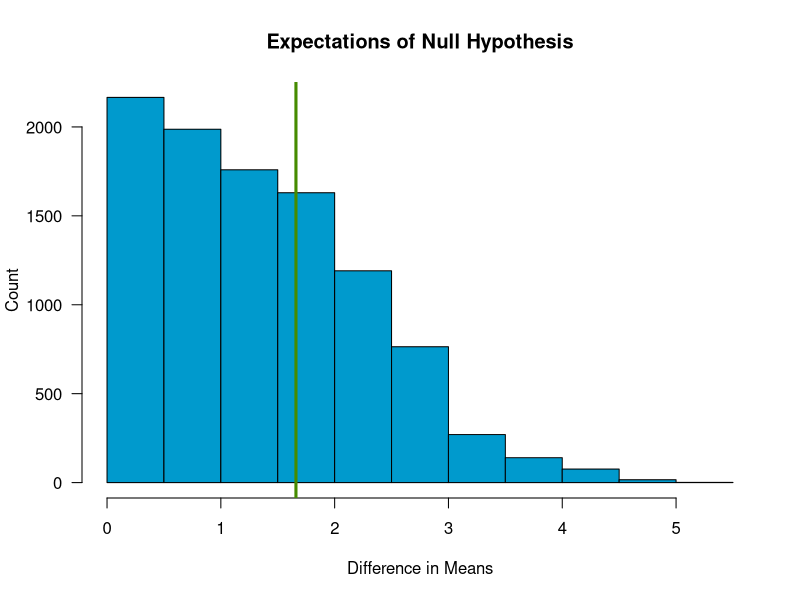

Reproduce this figure in R.
#------------------------------------------------------------------------------#
# Assignment: Constructing a Test of the Null HW                               #
# Author: Dylan Oh                                                             #
# Date Created: 28 February 2018                                               #
#------------------------------------------------------------------------------#

# Importing data
data <- read.csv('student_data_cleaned.csv')

#------------------------------------------------------------------------------#
#                 Calculating Observed Difference of the Means                 #
#------------------------------------------------------------------------------#
# Calculating the indices for male and female data
idx_male <- data$Sex == 'Male'
idx_female <- data$Sex == 'Female'

# Calculating the number of males and females
num_male <- sum(idx_male)
num_female <- sum(idx_female)

# Calculating the mean of the marijuana data for males
mean_marijuana_M <- mean(data$Marijuana_week[idx_male])

# Calculating the mean of the marijuana data for females
mean_marijuana_F <- mean(data$Marijuana_week[idx_female])

# Calculating the observed difference of the means
diff_means <- abs(mean_marijuana_M - mean_marijuana_F)


#------------------------------------------------------------------------------#
#                Evaluating Expectations of the Null Hypothesis                #
#------------------------------------------------------------------------------#
# Finding the total number of rows (i.e. total number of people)
num_total <- nrow(data)

# Declaring 10000 iterations for for loop
num_iterations <- 10000

# Initialising empty vector to contain the difference of the means
diff_means2 <- rep(NA, num_iterations)

# Iterating through a for loop 10000 times and finding the difference of the
# means for all 10000 samples
for (i in 1:num_iterations){
    rand_sample <- sample(data$Marijuana_week, num_total)

    mean_group_1 <- mean(rand_sample[1:num_male])
    mean_group_2 <- mean(rand_sample[(num_male + 1):num_total])

    diff_means2[i] <- abs(mean_group_1 - mean_group_2)
}


#------------------------------------------------------------------------------#
#                  Visualising Null Hypothesis with Histogram                  #
#------------------------------------------------------------------------------#
# Plotting a histogram of the difference of the means data
hist(diff_means2,
     col = 'deepskyblue3',
     main = 'Expectations of Null Hypothesis',
     xlab = 'Difference in Means',
     ylab = 'Count',
     las = 1)

# Plotting a line to indicate the observed difference of the means
abline(v = diff_means,
       lwd = 3,
       col = 'chartreuse4')

# The observed difference of the means falls within the expectations of the null
# The effect of random chance cannot be disregarded, and there is very likely no
# biological cause for the disparity between males and females in terms of
# marijuana consumption


#------------------------------------------------------------------------------#
#                                   Rubric                                     #
#------------------------------------------------------------------------------#
#-------------------------------------------------------------------------------
# 1. Load the data                                                      | YES  |
#-----------------------------------------------------------------------|------|
# 2. Determine Number of Males and Females                              | YES  |
#-----------------------------------------------------------------------|------|
# 3. Calculate Mean Value of 2nd Quantitative Variable for Males/Females| YES  |
#-----------------------------------------------------------------------|------|
# 4. Calculate Difference in Means                                      | YES  |
#-----------------------------------------------------------------------|------|
# 5. Generate Expectations of the Null hypothesis                       | YES  |
#-----------------------------------------------------------------------|------|
# 6. Construct a Histogram for Expectations of Null Hypothesis          | YES  |
#-----------------------------------------------------------------------|------|
# 7. Compare Observed Difference with the Distribution for Expectations | YES  |
#-----------------------------------------------------------------------|------|
# 8. Check that Everything in Rubric is done                            | YES  |
#-----------------------------------------------------------------------|------|
# 9. Upload Graph and Script to canvas                                  | YES  |
#-------------------------------------------------------------------------------
